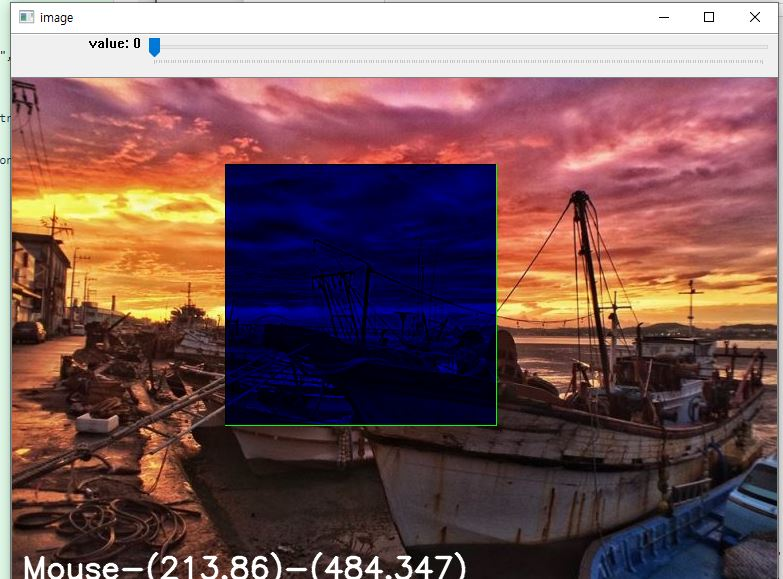
#> input picture Homework1.JPG, 783 x 579 px, given in place of tracking1.avi, which was not available
$ jupyter execute 'Homework 2.ipynb'
#> lines starting #> are read from the running program, lines starting #| are printed output that depends on the picture; after the words box and inside, x2 and y2 are one past the last pixel; in counts of white or black regions, pixels touching at a corner belong together; pictures that were not available may be replaced by others from this repository, and a replacement may not be noted
[cell 1]
import numpy as np
import cv2
cap = cv2.VideoCapture('tracking1.avi')
while(cap.isOpened()):
    ret, frame = cap.read()
#> frame is the input picture: shape (579, 783, 3); mean B, G, R 90.6, 90.1, 122.4
    if ret:
        cv2.imshow('frame',frame)
        hsv = cv2.cvtColor(frame, cv2.COLOR_BGR2HSV)
#> hsv: shape (579, 783, 3); mean H, S, V 67.6, 127.3, 133
        # define range of blue color in HSV
        lower_blue = np.array([21,50,50])
        upper_blue = np.array([41,255,255])
        # Threshold the HSV image to get only blue colors
        mask = cv2.inRange(hsv, lower_blue, upper_blue)
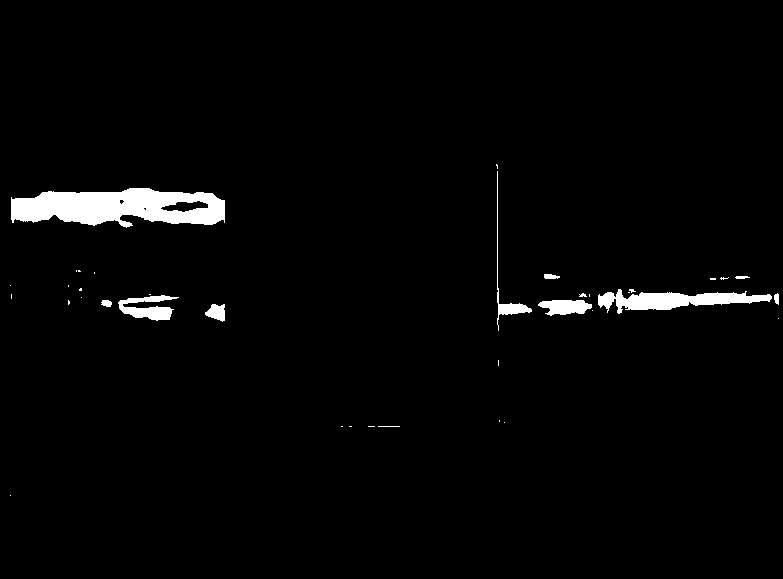
#> mask: shape (579, 783); 2.3% white; 37 white regions (25 under 20 px), largest, box (x1, y1, x2, y2) and area: (11, 188, 225, 228) 5872, (598, 289, 772, 314) 2105, (118, 295, 179, 321) 814
        # Bitwise-AND mask and original image
        res = cv2.bitwise_and(frame,frame, mask= mask)
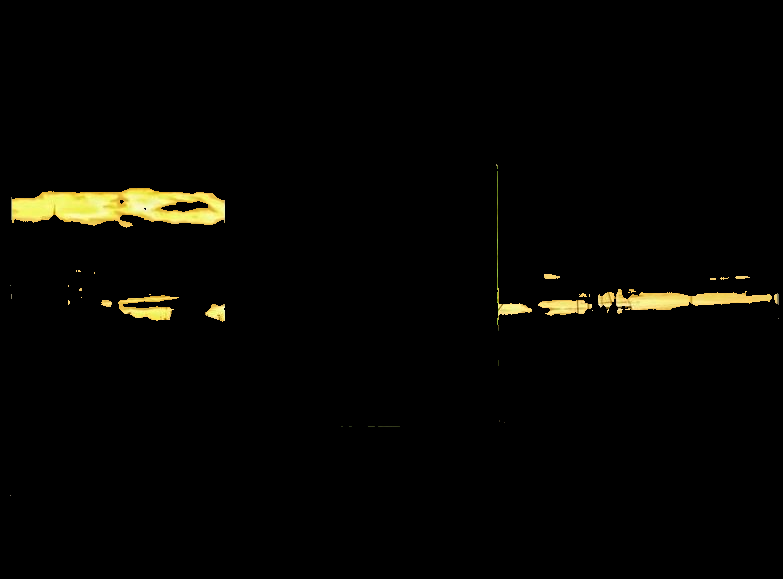
#> res: shape (579, 783, 3); mean B, G, R 2.3, 5, 5.5
        #cv2.imshow('frame',frame)
        cv2.imshow('mask',mask)
        cv2.imshow('res',res)
    if cv2.waitKey(2) & 0xFF == 27:
#> (key Esc is pressed here)
        break
cap.release()
cv2.destroyAllWindows()

$ run again, on Homework.PNG
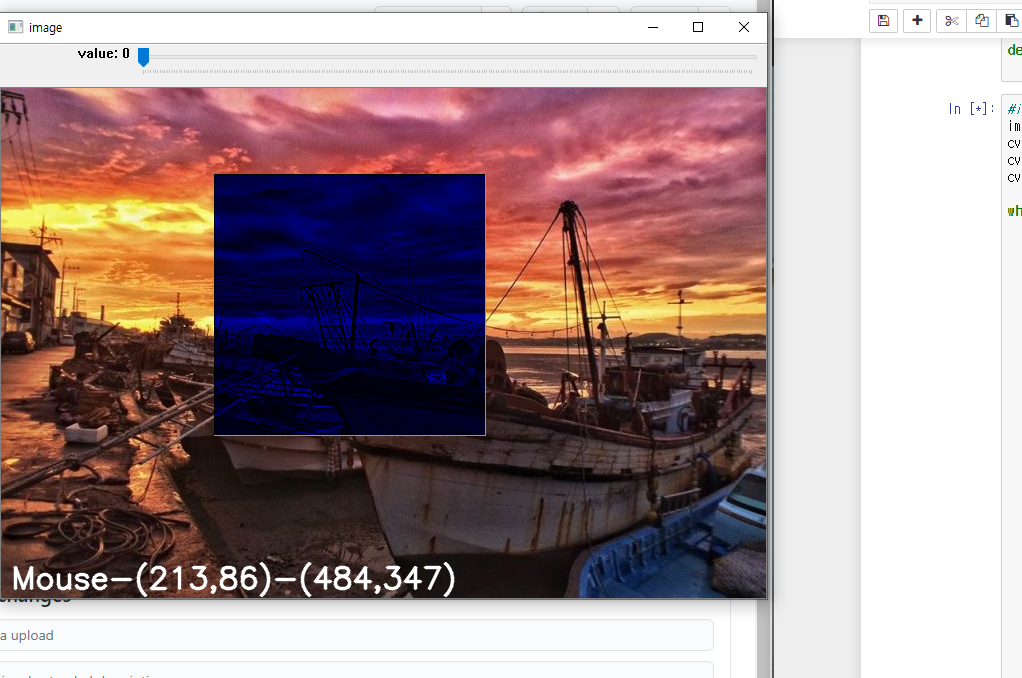
#> input picture Homework.PNG, 1022 x 678 px, given in place of tracking1.avi, which was not available
#> frame is the input picture: shape (678, 1022, 3); mean B, G, R 141.9, 141.4, 162.7
#> hsv: shape (678, 1022, 3); mean H, S, V 48, 84, 169.9
#> `mask = cv2.inRange(hsv, lower_blue, upper_blue)`:
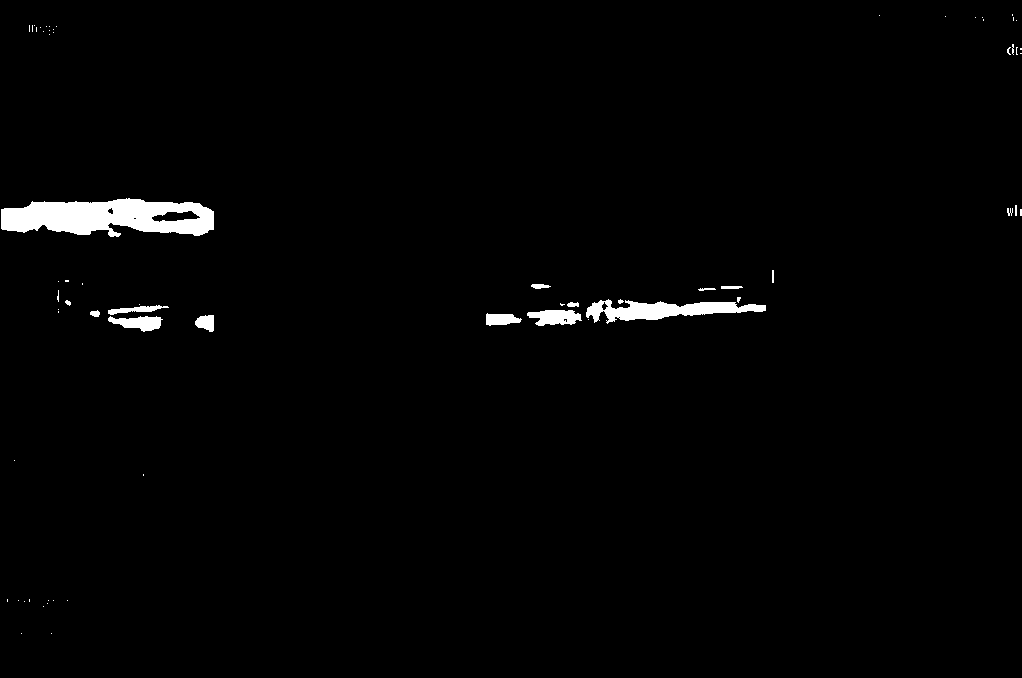
#> mask: shape (678, 1022); 1.5% white; 67 white regions (51 under 20 px), largest, box (x1, y1, x2, y2) and area: (1, 198, 214, 237) 5758, (586, 299, 766, 324) 2183, (527, 310, 582, 326) 625
